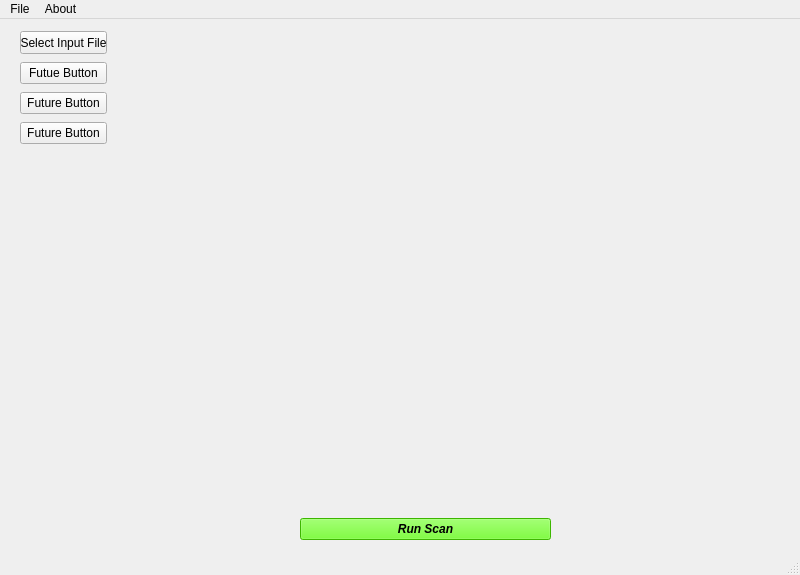
<?xml version="1.0" encoding="UTF-8"?>
<ui version="4.0">
 <class>MainWindow</class>
 <widget class="QMainWindow" name="MainWindow">
  <property name="geometry">
   <rect>
    <x>0</x>
    <y>0</y>
    <width>800</width>
    <height>575</height>
   </rect>
  </property>
  <property name="sizePolicy">
   <sizepolicy hsizetype="Preferred" vsizetype="Preferred">
    <horstretch>0</horstretch>
    <verstretch>0</verstretch>
   </sizepolicy>
  </property>
  <property name="minimumSize">
   <size>
    <width>800</width>
    <height>575</height>
   </size>
  </property>
  <property name="maximumSize">
   <size>
    <width>800</width>
    <height>575</height>
   </size>
  </property>
  <property name="windowTitle">
   <string>Cost-Benefit Analysis Tool</string>
  </property>
  <property name="styleSheet">
   <string notr="true">background-color: </string>
  </property>
  <widget class="QWidget" name="centralwidget">
   <widget class="QWidget" name="verticalLayoutWidget">
    <property name="geometry">
     <rect>
      <x>20</x>
      <y>10</y>
      <width>87</width>
      <height>121</height>
     </rect>
    </property>
    <layout class="QVBoxLayout" name="verticalLayout">
     <item>
      <widget class="QPushButton" name="inputFileButton">
       <property name="maximumSize">
        <size>
         <width>200</width>
         <height>23</height>
        </size>
       </property>
       <property name="layoutDirection">
        <enum>Qt::LeftToRight</enum>
       </property>
       <property name="text">
        <string>Select Input File</string>
       </property>
      </widget>
     </item>
     <item>
      <widget class="QPushButton" name="futureButton3">
       <property name="text">
        <string>Futue Button</string>
       </property>
      </widget>
     </item>
     <item>
      <widget class="QPushButton" name="futureButton2">
       <property name="text">
        <string>Future Button</string>
       </property>
      </widget>
     </item>
     <item>
      <widget class="QPushButton" name="futureButton1">
       <property name="autoFillBackground">
        <bool>false</bool>
       </property>
       <property name="text">
        <string>Future Button</string>
       </property>
       <property name="flat">
        <bool>false</bool>
       </property>
      </widget>
     </item>
    </layout>
   </widget>
   <widget class="QWidget" name="verticalLayoutWidget_2">
    <property name="geometry">
     <rect>
      <x>120</x>
      <y>10</y>
      <width>301</width>
      <height>121</height>
     </rect>
    </property>
    <layout class="QVBoxLayout" name="verticalLayout_2">
     <item alignment="Qt::AlignTop">
      <widget class="QLabel" name="fileNameLabel">
       <property name="font">
        <font>
         <pointsize>10</pointsize>
        </font>
       </property>
       <property name="text">
        <string/>
       </property>
      </widget>
     </item>
    </layout>
   </widget>
   <widget class="QWidget" name="verticalLayoutWidget_3">
    <property name="geometry">
     <rect>
      <x>300</x>
      <y>470</y>
      <width>251</width>
      <height>81</height>
     </rect>
    </property>
    <layout class="QVBoxLayout" name="verticalLayout_3">
     <item>
      <widget class="QPushButton" name="runScanButton">
       <property name="minimumSize">
        <size>
         <width>0</width>
         <height>0</height>
        </size>
       </property>
       <property name="font">
        <font>
         <weight>75</weight>
         <italic>true</italic>
         <bold>true</bold>
        </font>
       </property>
       <property name="styleSheet">
        <string notr="true">background-color:rgb(85, 255, 0)</string>
       </property>
       <property name="text">
        <string>Run Scan</string>
       </property>
      </widget>
     </item>
    </layout>
   </widget>
  </widget>
  <widget class="QStatusBar" name="statusbar"/>
  <widget class="QMenuBar" name="menubar">
   <property name="geometry">
    <rect>
     <x>0</x>
     <y>0</y>
     <width>800</width>
     <height>21</height>
    </rect>
   </property>
   <widget class="QMenu" name="menuFileTab">
    <property name="title">
     <string>File</string>
    </property>
    <widget class="QMenu" name="menuExport">
     <property name="title">
      <string>Export</string>
     </property>
     <addaction name="actionXML_3"/>
     <addaction name="actionNessus"/>
    </widget>
    <addaction name="menuExport"/>
   </widget>
   <widget class="QMenu" name="menuAboutTab">
    <property name="title">
     <string>About</string>
    </property>
    <addaction name="aboutProgramTabPress"/>
   </widget>
   <addaction name="menuFileTab"/>
   <addaction name="menuAboutTab"/>
  </widget>
  <action name="actionXML">
   <property name="text">
    <string>XML</string>
   </property>
  </action>
  <action name="actionJSON">
   <property name="text">
    <string>JSON</string>
   </property>
  </action>
  <action name="actionXML_2">
   <property name="text">
    <string>XML</string>
   </property>
  </action>
  <action name="actionJSON_2">
   <property name="text">
    <string>JSON</string>
   </property>
  </action>
  <action name="actionAbout_Program">
   <property name="text">
    <string>About Program</string>
   </property>
  </action>
  <action name="aboutProgramTabPress">
   <property name="text">
    <string>About Program</string>
   </property>
  </action>
  <action name="actionXML_3">
   <property name="text">
    <string>XML</string>
   </property>
  </action>
  <action name="actionNessus">
   <property name="text">
    <string>Nessus</string>
   </property>
  </action>
 </widget>
 <resources/>
 <connections/>
</ui>
